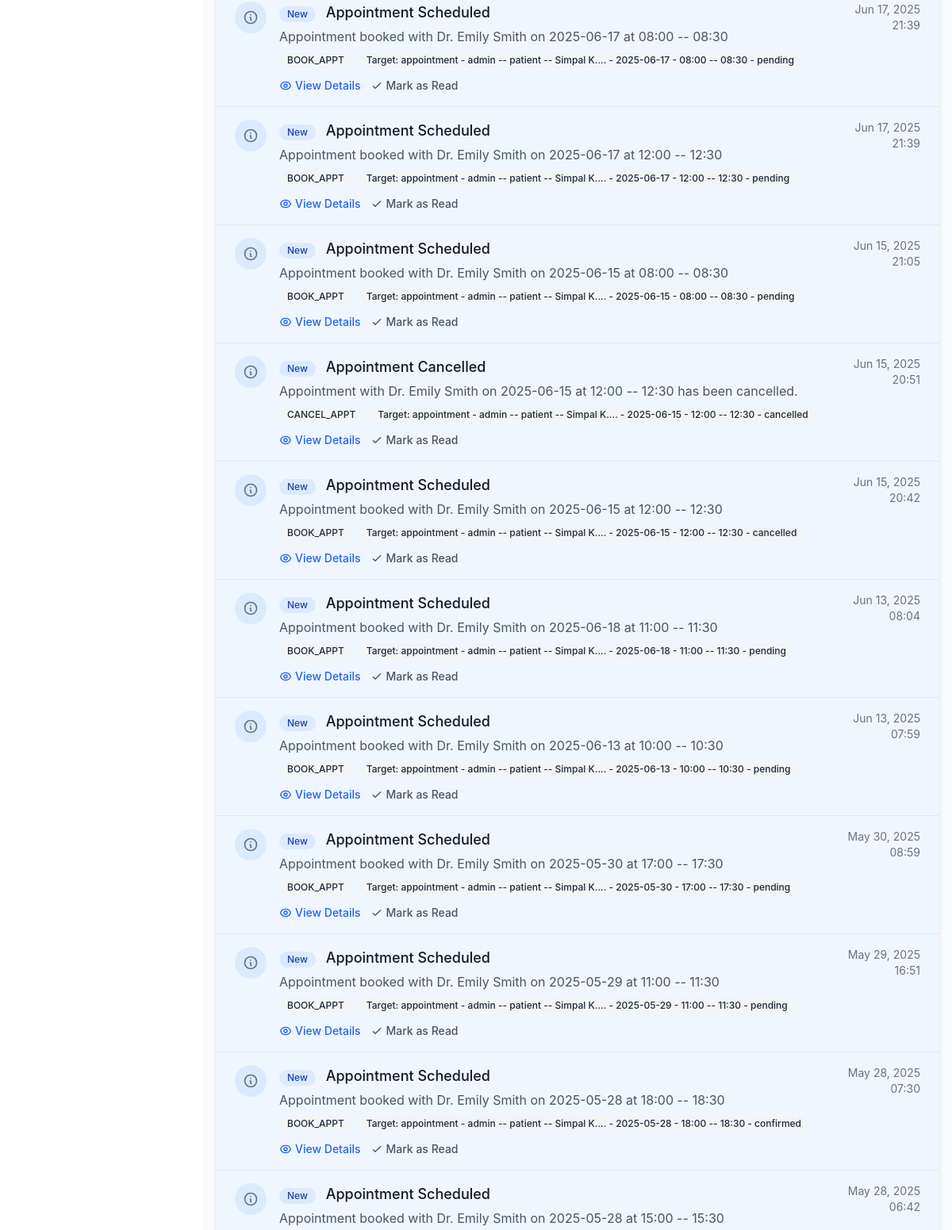
/p/activities/ (signed in, middle part), run on an earlier commit of the app's database.
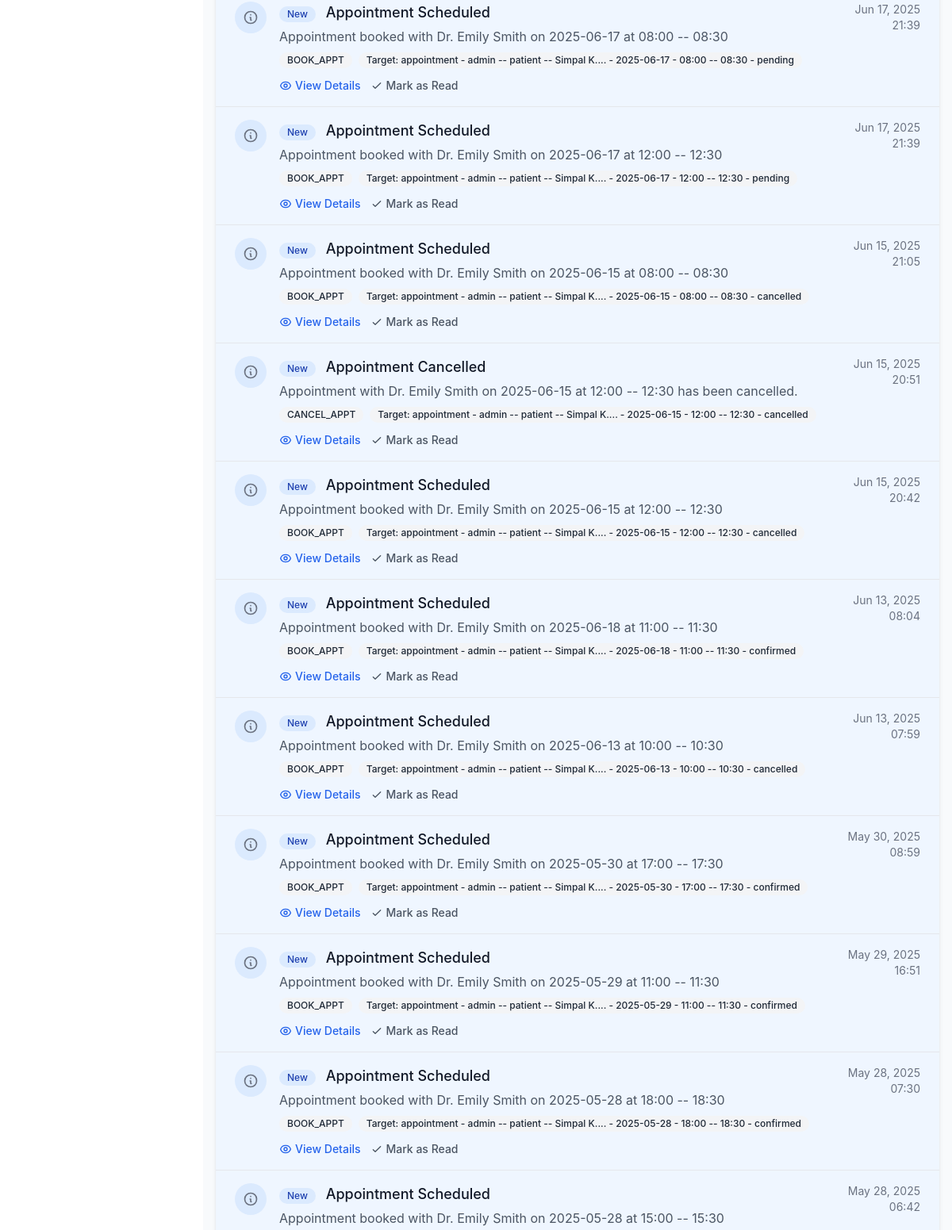
And on a later commit of the database.
### account/models.py (models this page shows, shortened)
class ActivityLog(models.Model):
    profile = models.ForeignKey(Profile, on_delete=models.CASCADE, related_name="activity_logs")
    action = models.CharField(max_length=50)
    title = models.CharField(max_length=255, blank=True)
    description = models.TextField(blank=True)
    timestamp = models.DateTimeField(auto_now_add=True)
    viewed = models.BooleanField(default=False)
    target_content_type = models.ForeignKey(
        ContentType, on_delete=models.CASCADE, null=True, blank=True
    )
    target_object_id = models.PositiveIntegerField(null=True, blank=True)
    target = GenericForeignKey("target_content_type", "target_object_id")
    class Meta:
        ordering = ["-timestamp"]
    def get_target_display(self):
        if self.target_content_type:
            return f"{self.target_content_type.model} - {self.target}"
        return "No target"

class Profile(models.Model):
    user = models.OneToOneField(User, on_delete=models.CASCADE, related_name="profile")
    role = models.CharField(max_length=10, choices=USER_ROLES, default='patient')
    profile_pic = models.ImageField(upload_to='profile_pictures/', default='profile_pictures/default.jpg')
    phone_regex = RegexValidator(regex=r'^\+?1?\d{9,15}$', message="Phone number must be entered in the format: '+999999999'. Up to 15 digits allowed.")
    ph_number = models.CharField(validators=[phone_regex], max_length=16, blank=True) # validators should be a list
    address = models.CharField(max_length=255, blank=True)
    date_of_birth = models.DateField(null=True, blank=True)
    gender = models.CharField(max_length=10, choices=[('male', 'Male'), ('female', 'Female'), ('other', 'Other')], blank=True)
    email_notification = models.BooleanField(default=True)
    sms_notification = models.BooleanField(default=True)
    reminders = models.BooleanField(default=True)
    token = models.CharField(max_length=255, blank=True, null=True)
    token_expiry = models.DateTimeField(null=True, blank=True)
    created_at = models.DateTimeField(auto_now_add=True)
    updated_at = models.DateTimeField(auto_now=True)
    is_active = models.BooleanField(default=True)
    is_verified = models.BooleanField(default=False)
    def __str__(self):
        return f"{self.user.username} -- {self.role} -- {self.user.first_name}"

### patient/models.py (models this page shows)
class Appointment(models.Model):
    APPOINTMENT_TYPES =  [
        ('general_consultation', 'General Consultation'),
        ('follow_up_visit', 'Follow-up Visit'),
        ('online_consultation', 'Online Consultation'),
        ('offline_consultation', 'Offline Consultation'),
    ]
    uuid = models.UUIDField(default=uuid.uuid4, editable=True)
    profile = models.ForeignKey(Profile, on_delete=models.CASCADE, related_name="patients_appointments", help_text=" Patient Profile")
    doctor = models.ForeignKey(DoctorProfile, on_delete=models.SET_NULL, related_name="doctors_appointments", blank=True, null=True)
    appointment_type = models.CharField(max_length=50, choices=APPOINTMENT_TYPES, default='general_consultation')
    time_slot = models.ForeignKey(AppointmentTimeSlot, on_delete=models.SET_NULL, related_name="patients_appointments", blank=True, null=True)
    appointment_date = models.DateField()
    appointment_time_str = models.CharField(max_length=50, blank=True)
    file = models.FileField(upload_to='appointment_files/', blank=True)
    reason = models.TextField(blank=True)
    STATUS_TYPE = [
        ('pending', 'Pending'),
        ('confirmed', 'Confirmed'),
        ('cancelled', 'Cancelled'),
        ('completed', 'Completed')
    ]
    status = models.CharField(max_length=50,  choices=STATUS_TYPE, default='pending')
    cancled_by = models.ForeignKey(Profile, on_delete=models.SET_NULL, related_name="cancelled_appointments", blank=True, null=True)
    cancel_reason = models.TextField(blank=True, null=True)
    confirm_by = models.ForeignKey(Profile, on_delete=models.SET_NULL, related_name="confirmed_appointments", blank=True, null=True)
    created_at = models.DateTimeField(auto_now_add=True, blank=True)
    updated_at = models.DateTimeField(auto_now=True, blank=True)
    def __str__(self):
        return f"{self.profile} - {self.appointment_date} - {self.appointment_time_str} - {self.status}"

### patient/views.py (the view)
# urls.py: path('activities/', p_activities, name='activities'),
@login_required_with_message(login_url='account:login', message="You need to log in to View your Activities.", only=['patient'])
def p_activities(request: HttpRequest):
    profile: Profile = request.user.profile
    activities = ActivityLog.objects.filter(profile=profile).order_by('-timestamp')
    context = {
        'profile': profile,
        'activities': activities,
    }
    return render(request, 'pages/patient/activities.html', context)

### account/views.py (called while the page is built)
def login_required_with_message(function=None, login_url=None, message=None, only=None):
    def decorator(view_func):
        @wraps(view_func)
        def _wrapped_view(request, *args, **kwargs):
            if not request.user.is_authenticated:
                if message:
                    messages.warning(request, message)
                return redirect(login_url or 'account:login')
            if only and request.user.profile.role not in only:
                messages.error(request, "You do not have permission to access this page.")
                return redirect(f'{request.user.profile.role}:dashboard')
            return view_func(request, *args, **kwargs)
        return _wrapped_view
    if function:
        return decorator(function)
    return decorator

### home/templatetags/url_resolver.py (called while the page is built)
@register.simple_tag
def role_to_url(role, destination):
    try:
        return reverse(f"{role}:{destination}")
    except NoReverseMatch:
        return "#"  # fallback URL if the view is not found

### patient/models.py (called while the page is built)
    def __str__(self):
        return f"{self.nick_name}"

### templates/pages/patient/activities.html (shortened to what the changed rows need)
{% extends "pages/patient/P_base.html" %}
{% load static %}
{% block content %}
<div class="container mx-auto px-4 py-8 max-w-6xl">
    <div class="bg-white rounded-xl shadow-md overflow-hidden">
        <div class="divide-y divide-gray-200">
            {% for activity in activities %}
                <div class="px-6 py-4 {% if not activity.viewed %}bg-blue-50{% endif %} hover:bg-gray-50 transition duration-150">
                    <div class="flex items-start">
                        <div class="h-10 w-10 rounded-full bg-{% if not activity.viewed %}blue{% else %}gray{% endif %}-100 flex items-center justify-center flex-shrink-0">
                            {% if "create" in activity.action|lower or "add" in activity.action|lower %}
                                <svg class="h-5 w-5 text-green-500" fill="none" stroke="currentColor" viewBox="0 0 24 24" xmlns="http://www.w3.org/2000/svg">
                                    <path stroke-linecap="round" stroke-linejoin="round" stroke-width="2" d="M12 6v6m0 0v6m0-6h6m-6 0H6"></path>
                                </svg>
                            {% elif "delete" in activity.action|lower or "remove" in activity.action|lower %}
                                <svg class="h-5 w-5 text-red-500" fill="none" stroke="currentColor" viewBox="0 0 24 24" xmlns="http://www.w3.org/2000/svg">
                                    <path stroke-linecap="round" stroke-linejoin="round" stroke-width="2" d="M19 7l-.867 12.142A2 2 0 0116.138 21H7.862a2 2 0 01-1.995-1.858L5 7m5 4v6m4-6v6m1-10V4a1 1 0 00-1-1h-4a1 1 0 00-1 1v3M4 7h16"></path>
                                </svg>
                            {% else %}
                                <svg class="h-5 w-5 text-gray-500" fill="none" stroke="currentColor" viewBox="0 0 24 24" xmlns="http://www.w3.org/2000/svg">
                                    <path stroke-linecap="round" stroke-linejoin="round" stroke-width="2" d="M13 16h-1v-4h-1m1-4h.01M21 12a9 9 0 11-18 0 9 9 0 0118 0z"></path>
                                </svg>
                            {% endif %}
                        </div>
                        <div class="ml-4 flex-1">
                            <div class="flex justify-between items-start">
                                <div>
                                    <h3 class="text-lg font-medium text-gray-900">
                                        {% if not activity.viewed %}
                                            <span class="inline-flex items-center px-2.5 py-0.5 rounded-full text-xs font-medium bg-blue-100 text-blue-800 mr-2">
                                                New
                                            </span>
                                        {% endif %}
                                        {{ activity.title|default:activity.action }}
                                    </h3>
                                    {% if activity.description %}
                                        <p class="mt-1 text-gray-600">{{ activity.description|truncatechars:120 }}</p>
                                    {% endif %}
                                </div>
                                <span class="text-sm text-gray-500 whitespace-nowrap ml-4">
                                    {{ activity.timestamp|date:"M d, Y" }}
                                    <span class="block text-right">{{ activity.timestamp|time:"H:i" }}</span>
                                </span>
                            </div>
                            <div class="mt-2 flex flex-wrap gap-2">
                                <span class="inline-flex items-center px-2.5 py-0.5 rounded-full text-xs font-medium bg-gray-100 text-gray-800">
                                    {{ activity.action }}
                                </span>
                                {% if activity.target %}
                                <span class="inline-flex items-center px-2.5 py-0.5 rounded-full text-xs font-medium bg-gray-100 text-gray-800">
                                    Target: {{ activity.get_target_display }}
                                </span>
                                {% endif %}
                            </div>
                            <div class="mt-3 flex items-center space-x-3">
                                <a href="#" class="text-sm text-blue-600 hover:text-blue-800 font-medium flex items-center">
                                    View Details
                                </a>
                                {% if not activity.viewed %}
                                <a href="#" class="text-sm text-gray-600 hover:text-gray-800 font-medium flex items-center">
                                    <svg class="h-4 w-4 mr-1" fill="none" stroke="currentColor" viewBox="0 0 24 24" xmlns="http://www.w3.org/2000/svg">
                                        <path stroke-linecap="round" stroke-linejoin="round" stroke-width="2" d="M5 13l4 4L19 7"></path>
                                    </svg>
                                    Mark as Read
                                </a>
                                {% endif %}
                            </div>
                        </div>
                    </div>
                </div>
            {% endfor %}
        </div>
    </div>
</div>
{% endblock %}

What changed in the data, as far as the page shows it:
changed through a linked row, ActivityLog: target "appointment - admin -- patient -- Simpal K.... - 2025-06-15 - 08:00 -- 08:30 - pending" → "appointment - admin -- patient -- Simpal K.... - 2025-06-15 - 08:00 -- 08:30 - cancelled"
changed through a linked row, ActivityLog: target "appointment - admin -- patient -- Simpal K.... - 2025-06-18 - 11:00 -- 11:30 - pending" → "appointment - admin -- patient -- Simpal K.... - 2025-06-18 - 11:00 -- 11:30 - confirmed"
changed through a linked row, ActivityLog: target "appointment - admin -- patient -- Simpal K.... - 2025-06-13 - 10:00 -- 10:30 - pending" → "appointment - admin -- patient -- Simpal K.... - 2025-06-13 - 10:00 -- 10:30 - cancelled"
changed through a linked row, ActivityLog: target "appointment - admin -- patient -- Simpal K.... - 2025-05-30 - 17:00 -- 17:30 - pending" → "appointment - admin -- patient -- Simpal K.... - 2025-05-30 - 17:00 -- 17:30 - confirmed"
changed through a linked row, ActivityLog: target "appointment - admin -- patient -- Simpal K.... - 2025-05-29 - 11:00 -- 11:30 - pending" → "appointment - admin -- patient -- Simpal K.... - 2025-05-29 - 11:00 -- 11:30 - confirmed"
